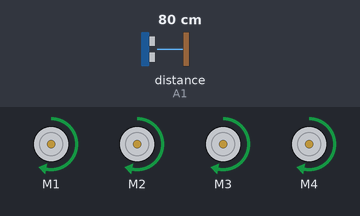
A sketch run on a simulated Arduino Uno, built with avr-gcc and run on an emulated ATmega328P. Parts: 4 × DC motor (green arrow = forward, orange = backward, longer = faster). Wiring (inferred from the names in the program): ultrasonic range finder: trigger A0; echo A1. Inputs (shaded band) come from the test bench; at power-on: distance to the obstacle (sensor on A1) 80 cm. The echo pulse lasts 58.3 µs per cm; random numbers use the default seed unless the sketch sets one.

Above: at 11.2 s.
11.3 s: distance to the obstacle (sensor on A1) set to 33 cm
12.8 s: distance to the obstacle (sensor on A1) set to 28 cm
At 13.2 s:
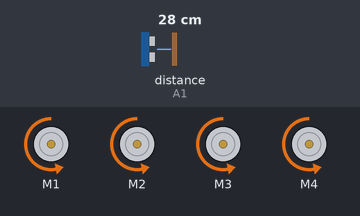
At 13.7 s:
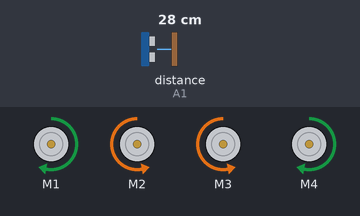
Timing chart, 0 to 20.6 s (numbered marks = the images above; inputs shaded):
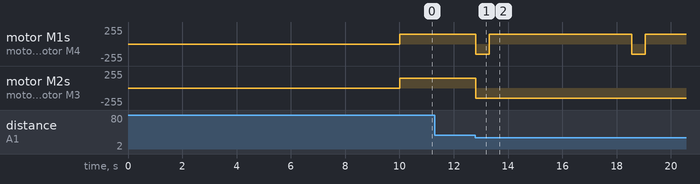

Measured:
- the behaviour switches between 31 and 30 cm on distance to the obstacle (sensor on A1) (found by bisection; images 0 and 1)
- after the input at 11.3 s, every drawn part: stays the same
- after the input at 12.8 s, motor M1, motor M4: alternates forward 150/255 for 5.3 s and backward 150/255 for 0.50 s, starting at once; motor M2, motor M3: forward 150/255 → backward 150/255 at once

The sketch:

BroombaCode.ino
```cpp
// Created By Noah Branley & Julian Langford
// This is an open source non-commercial project.

#include <AFMotor.h>

// Defines
#define SPEED 150
#define TRIGPIN A0
#define ECHOPIN A1

// Declarations
class Move {
  public:
    void Forward();
    void Backward();
    void Left();
    void Right();
    void Stop();
} Move;

AF_DCMotor motors[4] = {
  AF_DCMotor(1, MOTOR12_1KHZ),
  AF_DCMotor(2, MOTOR12_1KHZ),
  AF_DCMotor(3, MOTOR34_1KHZ),
  AF_DCMotor(4, MOTOR34_1KHZ),
};

// Function Definitions
void
Move::Forward()
{
  for (uint8_t i = 0; i < 4; ++i)
    motors[i].run(FORWARD);
}

void
Move::Backward()
{
  for (uint8_t i = 0; i < 4; ++i)
    motors[i].run(BACKWARD);
}

void
Move::Left()
{
  for (uint8_t i = 0; i < 4; ++i) {
    if (i == 0 || i == 3)
      motors[i].run(BACKWARD);
    else
      motors[i].run(FORWARD);
  }
}

void
Move::Right()
{
  for (uint8_t i = 0; i < 4; ++i) {
    if (i == 0 || i == 3)
      motors[i].run(FORWARD);
    else
      motors[i].run(BACKWARD);
  }
}

void
Move::Stop()
{
  for (uint8_t i = 0; i < 4; ++i)
    motors[i].run(RELEASE);
}

int
GetDistance()
{
  int distance;
  long duration;

  digitalWrite(TRIGPIN, LOW);
  delayMicroseconds(2);
  digitalWrite(TRIGPIN, HIGH);
  delayMicroseconds(10);
  digitalWrite(TRIGPIN, LOW);

  duration = pulseIn(ECHOPIN, HIGH);
  distance = duration / 29 / 2;

  return distance;
}

void
setup()
{
  pinMode(TRIGPIN, OUTPUT);
  pinMode(ECHOPIN, INPUT);
  // start delay of 10 seconds.
  delay(10000);
  for (uint8_t i = 0; i < 4; ++i) {
    motors[i].setSpeed(SPEED);
    motors[i].run(RELEASE);
  }
}

void
loop()
{
  if (GetDistance() < 30) {
    Move.Backward();
    delay(500);
    int dir = random(0, 1);
    if(dir) Move.Left();
    else Move.Right();
    delay(random(2000, 10000));
  } else Move.Forward();
}
```
